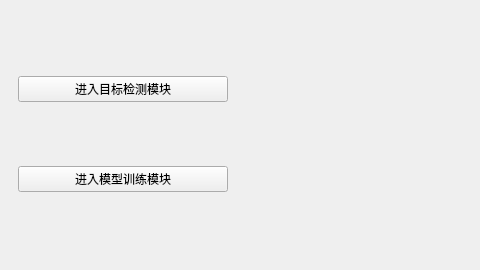
<?xml version="1.0" encoding="UTF-8"?>
<ui version="4.0">
 <class>MainWindow</class>
 <widget class="QMainWindow" name="MainWindow">
  <property name="geometry">
   <rect>
    <x>0</x>
    <y>0</y>
    <width>480</width>
    <height>270</height>
   </rect>
  </property>
  <property name="windowTitle">
   <string>YOLO 主控制台</string>
  </property>
  <widget class="QWidget" name="centralwidget">
   <layout class="QHBoxLayout" name="horizontalLayout">
    <item>
     <widget class="QWidget" name="widget" native="true">
      <layout class="QVBoxLayout" name="verticalLayout_2">
       <item>
        <widget class="QPushButton" name="detectButton">
         <property name="cursor">
          <cursorShape>PointingHandCursor</cursorShape>
         </property>
         <property name="text">
          <string>进入目标检测模块</string>
         </property>
        </widget>
       </item>
       <item>
        <widget class="QPushButton" name="trainButton">
         <property name="cursor">
          <cursorShape>PointingHandCursor</cursorShape>
         </property>
         <property name="text">
          <string>进入模型训练模块</string>
         </property>
        </widget>
       </item>
      </layout>
     </widget>
    </item>
    <item>
     <widget class="QWidget" name="widget_2" native="true"/>
    </item>
   </layout>
  </widget>
 </widget>
 <resources/>
 <connections/>
</ui>
